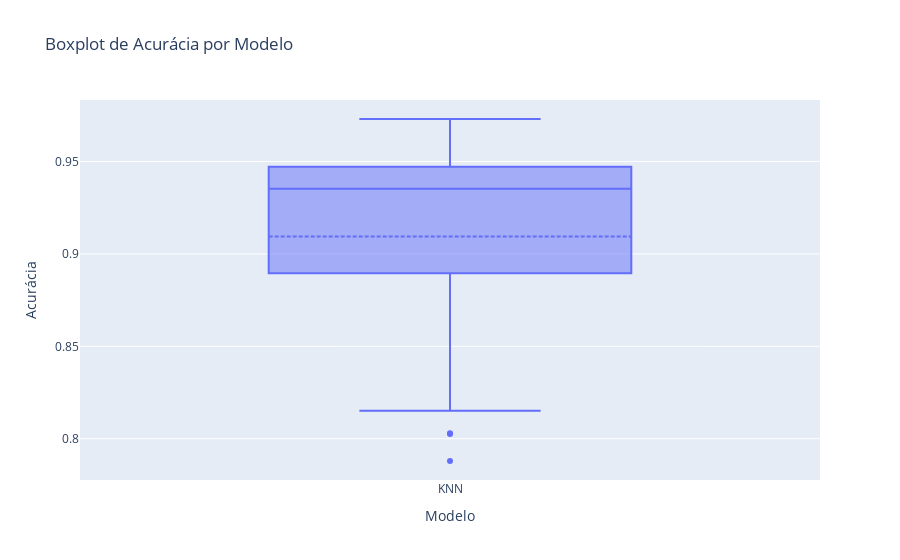
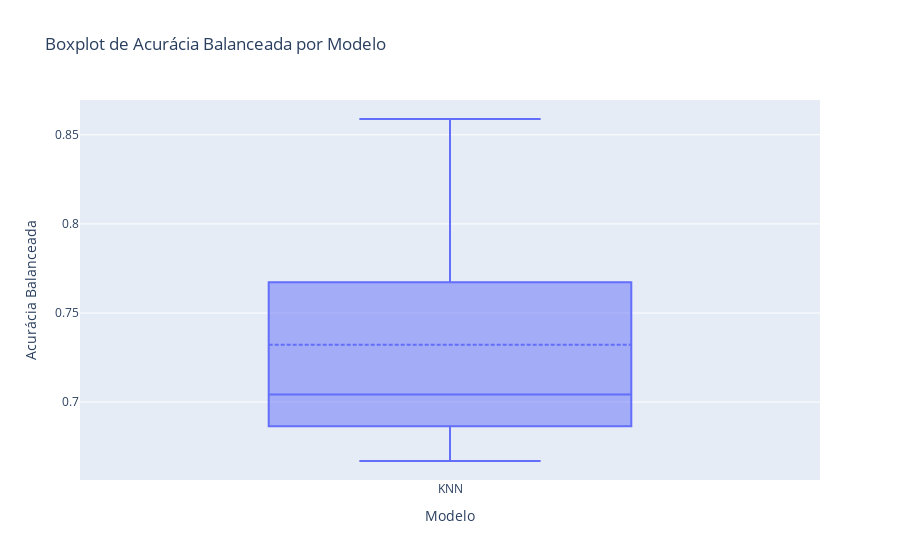
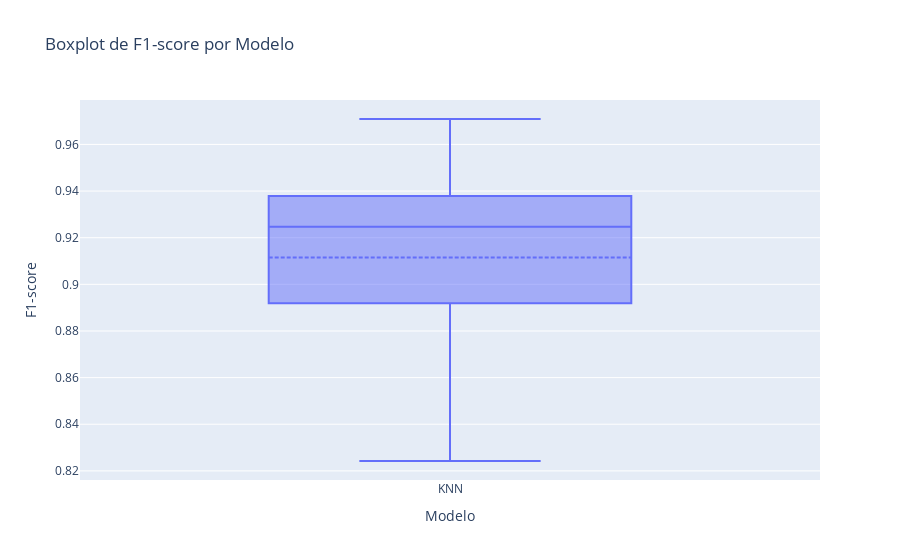
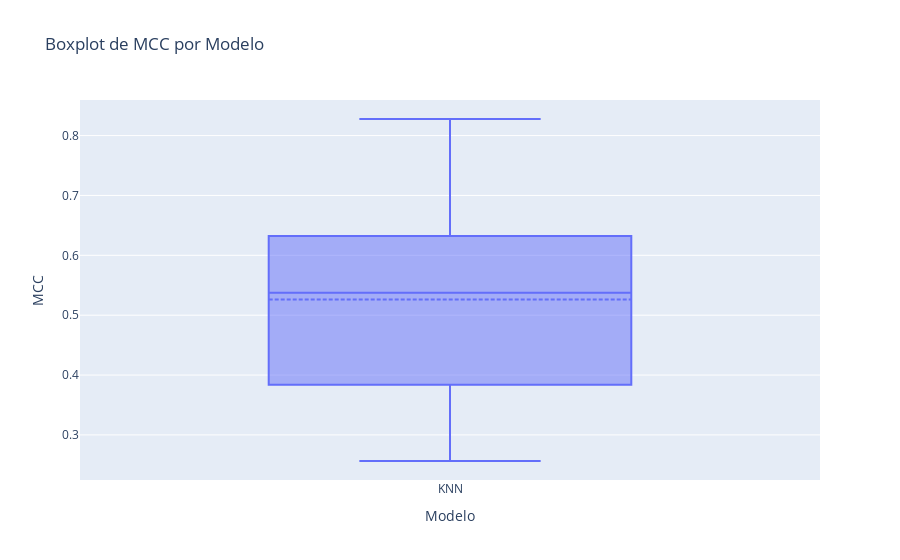

These figures' notebook cell, in order:
### Code cell
import plotly.express as px
import pandas as pd

# Converter a lista de resultados em um DataFrame
df_resultadosr = pd.DataFrame(resultados)

# Especificar as métricas a serem plotadas
metricas = ['Acurácia', 'Acurácia Balanceada', 'F1-score', 'MCC', 'Kappa de Cohen']

# Criar gráficos interativos para cada métrica
for metrica in metricas:
    fig = px.box(df_resultadosr, x='Nome', y=metrica, title=f'Boxplot de {metrica} por Modelo')
    fig.update_traces(boxmean=True)
    fig.update_xaxes(title_text='Modelo')
    fig.update_yaxes(title_text=metrica)
    fig.show()

### Figure 1 — Plotly figure (JSON) as saved in the notebook; plotly's stock layout.template omitted (floating-point values rounded to 4 significant figures)
{"data": [{"alignmentgroup": "True", "boxmean": true, "hovertemplate": "Nome=%{x}<br>Acurácia=%{y}<extra></extra>", "legendgroup": "", "marker": {"color": "#636efa"}, "name": "", "notched": false, "offsetgroup": "", "orientation": "v", "showlegend": false, "type": "box", "x": ["KNN", "KNN", "KNN", "KNN", "KNN", "KNN", "KNN", "KNN", "KNN", "KNN", "KNN", "KNN", "KNN", "KNN", "KNN", "KNN", "KNN", "KNN", "KNN", "KNN", "KNN", "KNN", "KNN", "KNN", "KNN"], "x0": " ", "xaxis": "x", "y": [0.803, 0.8931, 0.9383, 0.9338, 0.9424, 0.8151, 0.8986, 0.9409, 0.9353, 0.9454, 0.788, 0.8967, 0.9522, 0.9551, 0.9569, 0.8026, 0.8985, 0.9723, 0.9652, 0.973, 0.8413, 0.8787, 0.9364, 0.9309, 0.9415], "y0": " ", "yaxis": "y"}], "layout": {"boxmode": "group", "legend": {"tracegroupgap": 0}, "title": {"text": "Boxplot de Acurácia por Modelo"}, "xaxis": {"anchor": "y", "domain": [0, 1], "title": {"text": "Modelo"}}, "yaxis": {"anchor": "x", "domain": [0, 1], "title": {"text": "Acurácia"}}}}

### Figure 2 — Plotly figure (JSON) as saved in the notebook; plotly's stock layout.template omitted (floating-point values rounded to 4 significant figures)
{"data": [{"alignmentgroup": "True", "boxmean": true, "hovertemplate": "Nome=%{x}<br>Acurácia Balanceada=%{y}<extra></extra>", "legendgroup": "", "marker": {"color": "#636efa"}, "name": "", "notched": false, "offsetgroup": "", "orientation": "v", "showlegend": false, "type": "box", "x": ["KNN", "KNN", "KNN", "KNN", "KNN", "KNN", "KNN", "KNN", "KNN", "KNN", "KNN", "KNN", "KNN", "KNN", "KNN", "KNN", "KNN", "KNN", "KNN", "KNN", "KNN", "KNN", "KNN", "KNN", "KNN"], "x0": " ", "xaxis": "x", "y": [0.6781, 0.7003, 0.6868, 0.6892, 0.6891, 0.685, 0.7185, 0.7043, 0.6996, 0.7063, 0.6927, 0.7497, 0.7651, 0.7671, 0.7674, 0.7823, 0.8206, 0.8589, 0.8517, 0.8548, 0.7255, 0.6669, 0.682, 0.6771, 0.6851], "y0": " ", "yaxis": "y"}], "layout": {"boxmode": "group", "legend": {"tracegroupgap": 0}, "title": {"text": "Boxplot de Acurácia Balanceada por Modelo"}, "xaxis": {"anchor": "y", "domain": [0, 1], "title": {"text": "Modelo"}}, "yaxis": {"anchor": "x", "domain": [0, 1], "title": {"text": "Acurácia Balanceada"}}}}

### Figure 3 — Plotly figure (JSON) as saved in the notebook; plotly's stock layout.template omitted (floating-point values rounded to 4 significant figures)
{"data": [{"alignmentgroup": "True", "boxmean": true, "hovertemplate": "Nome=%{x}<br>F1-score=%{y}<extra></extra>", "legendgroup": "", "marker": {"color": "#636efa"}, "name": "", "notched": false, "offsetgroup": "", "orientation": "v", "showlegend": false, "type": "box", "x": ["KNN", "KNN", "KNN", "KNN", "KNN", "KNN", "KNN", "KNN", "KNN", "KNN", "KNN", "KNN", "KNN", "KNN", "KNN", "KNN", "KNN", "KNN", "KNN", "KNN", "KNN", "KNN", "KNN", "KNN", "KNN"], "x0": " ", "xaxis": "x", "y": [0.8335, 0.8952, 0.9268, 0.9236, 0.9304, 0.8419, 0.9008, 0.9311, 0.926, 0.935, 0.8242, 0.902, 0.9465, 0.9493, 0.9509, 0.8384, 0.9081, 0.9705, 0.9635, 0.9709, 0.862, 0.8821, 0.9247, 0.9198, 0.9292], "y0": " ", "yaxis": "y"}], "layout": {"boxmode": "group", "legend": {"tracegroupgap": 0}, "title": {"text": "Boxplot de F1-score por Modelo"}, "xaxis": {"anchor": "y", "domain": [0, 1], "title": {"text": "Modelo"}}, "yaxis": {"anchor": "x", "domain": [0, 1], "title": {"text": "F1-score"}}}}

### Figure 4 — Plotly figure (JSON) as saved in the notebook; plotly's stock layout.template omitted (floating-point values rounded to 4 significant figures)
{"data": [{"alignmentgroup": "True", "boxmean": true, "hovertemplate": "Nome=%{x}<br>MCC=%{y}<extra></extra>", "legendgroup": "", "marker": {"color": "#636efa"}, "name": "", "notched": false, "offsetgroup": "", "orientation": "v", "showlegend": false, "type": "box", "x": ["KNN", "KNN", "KNN", "KNN", "KNN", "KNN", "KNN", "KNN", "KNN", "KNN", "KNN", "KNN", "KNN", "KNN", "KNN", "KNN", "KNN", "KNN", "KNN", "KNN", "KNN", "KNN", "KNN", "KNN", "KNN"], "x0": " ", "xaxis": "x", "y": [0.2564, 0.3852, 0.5547, 0.5224, 0.5916, 0.2726, 0.4189, 0.5794, 0.5374, 0.6179, 0.2661, 0.4504, 0.675, 0.6973, 0.7114, 0.3794, 0.5294, 0.8232, 0.7768, 0.8277, 0.3436, 0.3154, 0.5378, 0.4964, 0.5838], "y0": " ", "yaxis": "y"}], "layout": {"boxmode": "group", "legend": {"tracegroupgap": 0}, "title": {"text": "Boxplot de MCC por Modelo"}, "xaxis": {"anchor": "y", "domain": [0, 1], "title": {"text": "Modelo"}}, "yaxis": {"anchor": "x", "domain": [0, 1], "title": {"text": "MCC"}}}}
